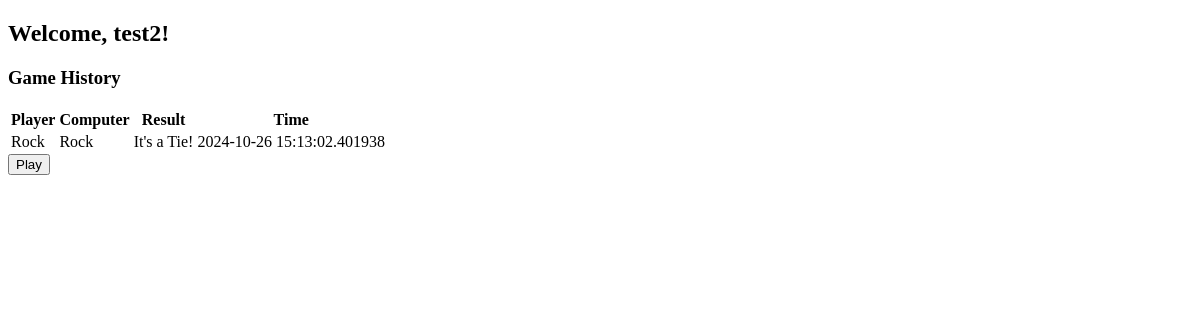
/profile (signed in), run on an earlier commit of the app's database.
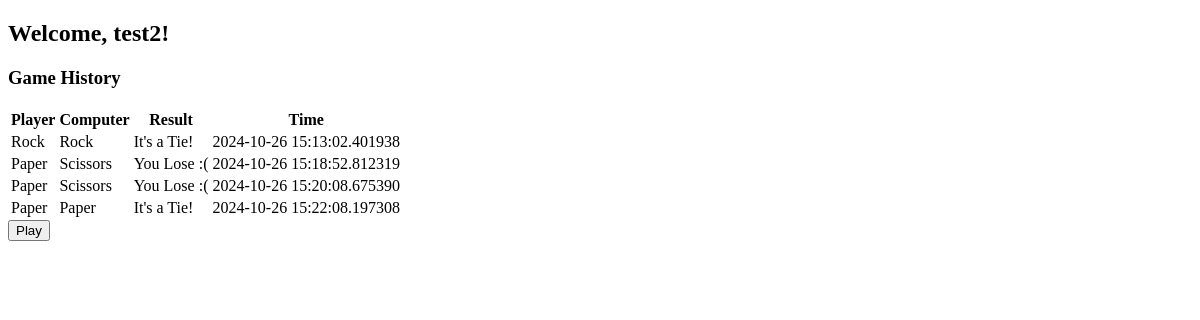
And on a later commit of the database.
### models/models.py (models this page shows)
class User(db.Model, UserMixin):
    __tablename__ = 'users'
    id = db.Column(db.Integer, primary_key=True)
    username = db.Column(db.String(150), unique=True, nullable=False)
    password = db.Column(db.String(150), nullable=False)
    games = db.relationship('Game', backref='user', lazy=True)

class Game(db.Model):
    __tablename__ = 'games'
    id = db.Column(db.Integer, primary_key=True)
    user_id = db.Column(db.Integer, db.ForeignKey('users.id'), nullable=False)
    player_choice = db.Column(db.String(50), nullable=False)
    computer_choice = db.Column(db.String(50), nullable=False)
    result = db.Column(db.String(50), nullable=False)
    timestamp = db.Column(db.DateTime, default=lambda: datetime.now(timezone.utc))

### app.py (the view)
@app.route('/profile')
@login_required
def profile():
    user = User.query.get(current_user.id)
    games = Game.query.filter_by(user_id=user.id).all()
    return render_template('profile.html', user=user, games=games)

### app.py (called while the page is built)
@login_manager.user_loader
def load_user(user_id):
    return User.query.get(int(user_id))

### templates/profile.html (shortened to what this page needs)
<!DOCTYPE html>
<html lang="en">
<head>
</head>
<body>
  <h2>Welcome, {{ user.username }}!</h2>
  <h3>Game History</h3>
  <table>
    <tr>
      <th>Player</th>
      <th>Computer</th>
      <th>Result</th>
      <th>Time</th>
    </tr>
    {% for game in games %}
    <tr>
      <td>{{ game.player_choice.capitalize() }}</td>
      <td>{{ game.computer_choice.capitalize() }}</td>
      <td>{{ game.result }}</td>
      <td>{{ game.timestamp }}</td>
    </tr>
    {% endfor %}
  </table>
  <div>
    <form action="{{ url_for('home') }}" method="GET" class="play-form">
      <button type="submit" class="play-button">Play</button>
    </form>
  </div>
</body>
</html>

What changed in the data, as far as the page shows it:
added Game: player_choice "Paper", computer_choice "Scissors", result "You Lose :(", timestamp "2024-10-26 15:18:52.812319"
added Game: player_choice "Paper", computer_choice "Scissors", result "You Lose :(", timestamp "2024-10-26 15:20:08.675390"
added Game: player_choice "Paper", computer_choice "Paper", result "It's a Tie!", timestamp "2024-10-26 15:22:08.197308"
